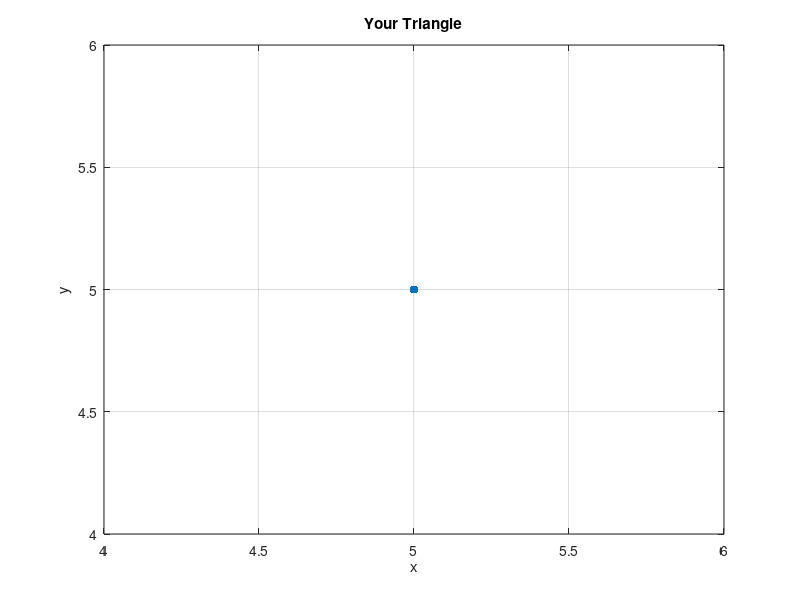

Here is the MATLAB script that generated this plot:
%% Introduction

%{ 
Program: triangle.m
Author:  Aiden Allen
Date:    8/28/25
Purpose: Given vertices, calculate area and perimeter of a triangle and
plot it.
%}

%% Description of Variables

% a     = length of side 1 of the triangle
% x1    = x-coordinate of vertice 1
% y1    = y-coordinate of vertice 1

% b     = length of side 2 of the triangle
% x2    = x-coordinate of vertice 2
% y2    = y-coordinate of vertice 2

% c     = length of side 3 of the triangle
% x3    = x-coordinate of vertice 3
% y3    = y-coordinate of vertice 3

% P     = perimeter of the triangle
% semiP = semi-perimeter of the triangle (1/2 P)
% A     = area of the triangle

%% Prompt User for Coordinates of Vertices
x1 = input('What is the x-coordinate of the first vertice of the triangle? ');
y1 = input('What is the y-coordinate of the first vertice of the triangle? ');

x2 = input('What is the x-coordinate of the second vertice of the triangle? ');
y2 = input('What is the y-coordinate of the second vertice of the triangle? ');

x3 = input('What is the x-coordinate of the third vertice of the triangle? ');
y3 = input('What is the y-coordinate of the third vertice of the triangle? ');

%% Perform Calculations

% Length of Sides
a = sqrt((x2-x1)^2 +(y2-y1)^2);
b = sqrt((x3-x2)^2 +(y3-y2)^2);
c = sqrt((x3-x1)^2 +(y3-y1)^2);

% Perimeter of Triangle
P = a + b + c;

% Semi-Perimeter of the Triangle
semiP = 1/2*P;

% Area of the Triangle
A = sqrt(semiP*(semiP - a)*(semiP - b)*(semiP - c));

% Print Calculations
fprintf('The Perimeter of the Triangle is %4.2f. ', P);
fprintf('The Area of the Triangle is %4.2f. ', A);

%% Plot the Triangle

% Data for Vertices
x = [x1 x2 x3];
y = [y1 y2 y3];

% We must repeat the first vertice to close the triangle
x_closed = [x x1];
y_closed = [y y1];

% Create Figure and Plot
figure;
plot (x_closed, y_closed, '--g');
hold on; 
scatter (x, y, 'green', 'filled');
title('Your Triangle');
xlabel('x');
ylabel('y');

grid on;

% Set Custom axes limits
xlim([min(x)-1 max(x)+1]);
ylim([min(y)-1 max(y)+1]);
